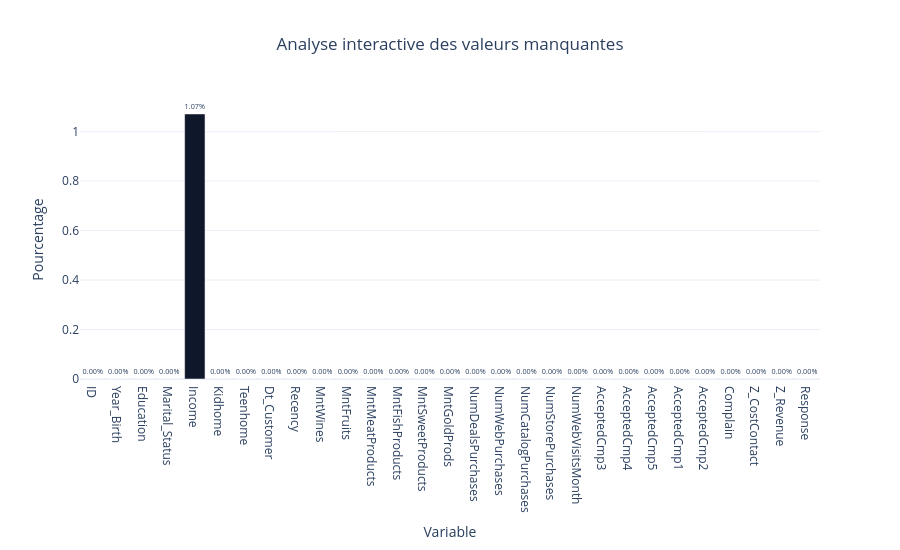

Here is the notebook cell this chart was saved with:
### Code cell
# ============================================
# ANALYSE DES VALEURS MANQUANTES
# ============================================

missing_data = (
    df.isnull()
      .sum()
      .reset_index()
)

missing_data.columns = ["Variable", "Valeurs_manquantes"]

missing_data["Pourcentage"] = (
    missing_data["Valeurs_manquantes"] / len(df)
) * 100

fig = px.bar(
    missing_data,
    x="Variable",
    y="Pourcentage",
    color="Pourcentage",
    text="Pourcentage",
    color_continuous_scale=["#06B6D4", "#7C3AED", "#0F172A"],
    title="Analyse interactive des valeurs manquantes"
)

fig.update_traces(
    texttemplate='%{text:.2f}%',
    textposition='outside'
)

fig.update_layout(
    template="plotly_white",
    height=550,
    title_x=0.5,
    coloraxis_showscale=False
)

fig.show()

### Figure 1 — Plotly figure (JSON) as saved in the notebook; plotly's stock layout.template omitted (floating-point values rounded to 4 significant figures)
{"data": [{"hovertemplate": "Variable=%{x}<br>Pourcentage=%{marker.color}<extra></extra>", "legendgroup": "", "marker": {"color": [0.0, 0.0, 0.0, 0.0, 1.071, 0.0, 0.0, 0.0, 0.0, 0.0, 0.0, 0.0, 0.0, 0.0, 0.0, 0.0, 0.0, 0.0, 0.0, 0.0, 0.0, 0.0, 0.0, 0.0, 0.0, 0.0, 0.0, 0.0, 0.0], "coloraxis": "coloraxis", "pattern": {"shape": ""}}, "name": "", "orientation": "v", "showlegend": false, "text": [0.0, 0.0, 0.0, 0.0, 1.071, 0.0, 0.0, 0.0, 0.0, 0.0, 0.0, 0.0, 0.0, 0.0, 0.0, 0.0, 0.0, 0.0, 0.0, 0.0, 0.0, 0.0, 0.0, 0.0, 0.0, 0.0, 0.0, 0.0, 0.0], "textposition": "outside", "texttemplate": "%{text:.2f}%", "type": "bar", "x": ["ID", "Year_Birth", "Education", "Marital_Status", "Income", "Kidhome", "Teenhome", "Dt_Customer", "Recency", "MntWines", "MntFruits", "MntMeatProducts", "MntFishProducts", "MntSweetProducts", "MntGoldProds", "NumDealsPurchases", "NumWebPurchases", "NumCatalogPurchases", "NumStorePurchases", "NumWebVisitsMonth", "AcceptedCmp3", "AcceptedCmp4", "AcceptedCmp5", "AcceptedCmp1", "AcceptedCmp2", "Complain", "Z_CostContact", "Z_Revenue", "Response"], "xaxis": "x", "y": [0.0, 0.0, 0.0, 0.0, 1.071, 0.0, 0.0, 0.0, 0.0, 0.0, 0.0, 0.0, 0.0, 0.0, 0.0, 0.0, 0.0, 0.0, 0.0, 0.0, 0.0, 0.0, 0.0, 0.0, 0.0, 0.0, 0.0, 0.0, 0.0], "yaxis": "y"}], "layout": {"barmode": "relative", "coloraxis": {"colorbar": {"title": {"text": "Pourcentage"}}, "colorscale": [[0, "#06B6D4"], [0.5, "#7C3AED"], [1, "#0F172A"]], "showscale": false}, "height": 550, "legend": {"tracegroupgap": 0}, "title": {"text": "Analyse interactive des valeurs manquantes", "x": 0.5}, "xaxis": {"anchor": "y", "domain": [0, 1], "title": {"text": "Variable"}}, "yaxis": {"anchor": "x", "domain": [0, 1], "title": {"text": "Pourcentage"}}}}
